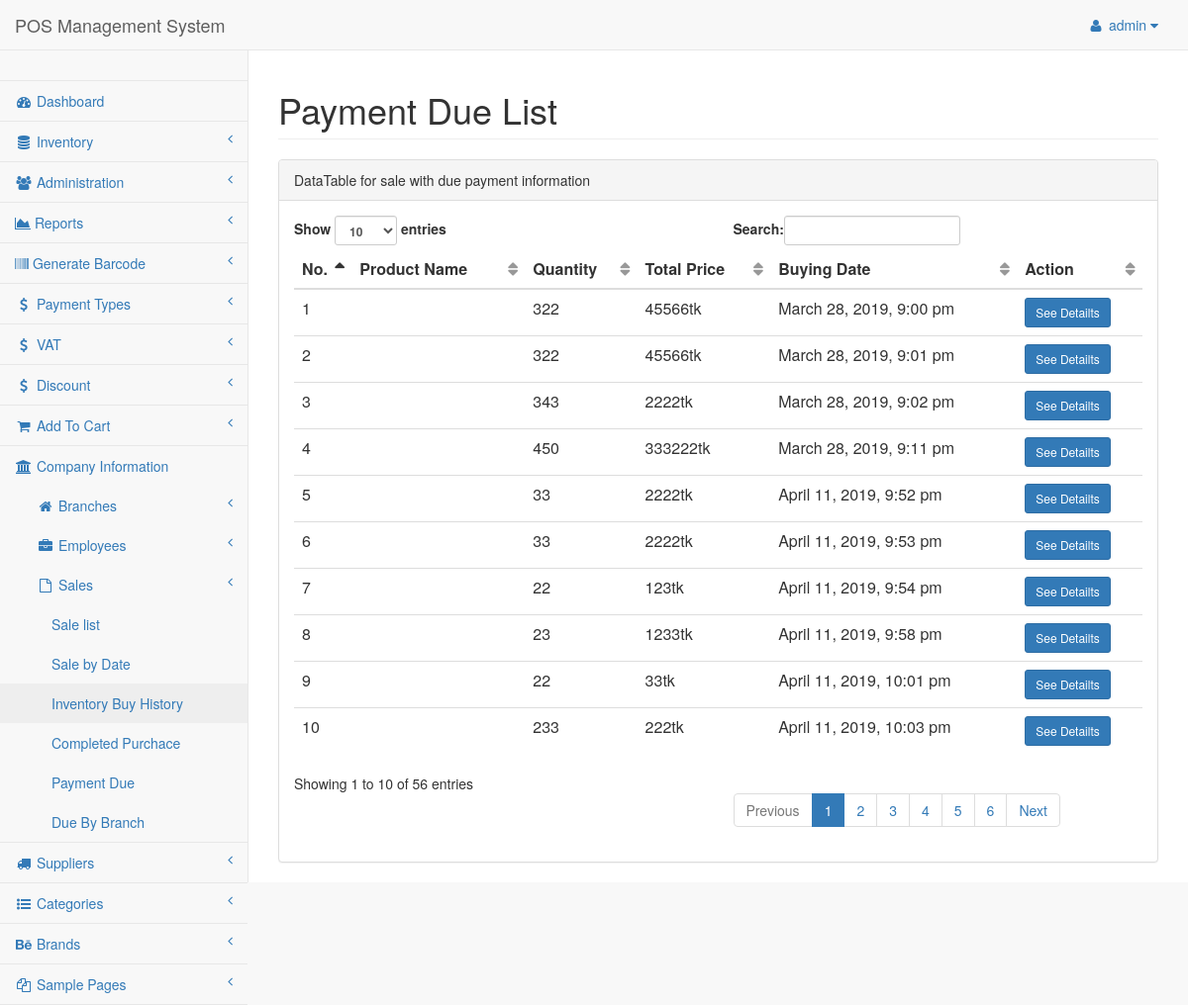
Screenshot of /admin/pages/buyhistory.php (signed in) with the database file from the repository.
### tables this page shows
CREATE TABLE `buy_history` (
  `bh_id` int(11) NOT NULL,
  `inventory_id` int(11) NOT NULL,
  `amount` int(11) NOT NULL,
  `total_price` decimal(10,0) NOT NULL,
  `buying_date` datetime NOT NULL DEFAULT CURRENT_TIMESTAMP
);

### lib/Session.php (called while the page is built, shortened)
<?php
class Session{
 public static function get($key){
  if (isset($_SESSION[$key])) {
   return $_SESSION[$key];
  } else {
   return false;
  }
 }
}
?>

### class/Company.php (called while the page is built, shortened)
<?php
$filepath = realpath(dirname(__FILE__));
include_once ($filepath."/../lib/Database.php");
include_once ($filepath."/../helpers/Format.php");
?>
<?php
class Company {
  private $db;
  function __construct(){
    $this->db = new Database();
  }
  public function getBuyHistory() {
    $query = "SELECT * FROM buy_history";
    $getQuery = $this->db->select($query);
    return $getQuery;
  }
}

### lib/Database.php (called while the page is built, shortened)
<?php
Class Database{
 public $host   = DB_HOST;
 public $user   = DB_USER;
 public $pass   = DB_PASS;
 public $dbname = DB_NAME;
 public $link;
private function connectDB(){
 $this->link = new mysqli($this->host, $this->user, $this->pass,
  $this->dbname);
 }
public function select($query){
  $result = $this->link->query($query) or
   die($this->link->error.__LINE__);
  if($result->num_rows > 0){
    return $result;
  } else {
    return false;
  }
 }
}

### class/Product.php (called while the page is built, shortened)
<?php
$filepath = realpath(dirname(__FILE__));
include_once ($filepath."/../lib/Database.php");
include_once ($filepath."/../helpers/Format.php");
?>
<?php
class Product{
  private $db;
public function __construct(){
    $this->db = new Database();
  }
public function getPdById($id){
  $query = "SELECT * FROM tbl_inventory WHERE inventId = '$id'";
  $result = $this->db->select($query);
  return $result;
}
}
?>

### helpers/Format.php (called while the page is built, shortened)
<?php
class Format{
 public function formatDate($date){
  return date('F j, Y, g:i a', strtotime($date));
 }
}
?>

### admin/pages/buyhistory.php (the view, shortened to what this page needs)
<?php
  include "../inc/header.php";
  include "../inc/nav.php";
  include "../inc/sider.php";
?>
        <div id="page-wrapper">
            <div class="row">
                <div class="col-lg-12">
                    <h1 class="page-header">Payment Due List</h1>
                </div>
            </div>
            <div class="row">
                <div class="col-lg-12">
                    <div class="panel panel-default">
                        <div class="panel-heading">
                            DataTable for sale with due payment information
                        </div>
                        <div class="panel-body">
                            <div class="table-responsive">
                                <table class="table table-hover" id="dataTables-example">
                                    <thead>
                                        <tr>
                                            <th>No.</th>
                                            <th>Product Name</th>
                                            <th>Quantity</th>
                                            <th>Total Price</th>
                                            <th>Buying Date</th>
                                            <th>Action</th>
                                        </tr>
                                    </thead>
                                    <tbody>
                                      <?php
                                        $getBuyHistory = $com->getBuyHistory();
                                        if ($getBuyHistory) {
                                          $i = 0;
                                          while ($result = $getBuyHistory->fetch_assoc()) {
                                            $i++;
                                      ?>
                                          <tr>
                                              <td><?php echo $i; ?></td>
                                            <?php
                                              $id = $result['inventory_id'];
                                              $getPd = $pd->getPdById($id);
                                              if ($getPd) {
                                                while($cus = $getPd->fetch_assoc()) {
                                            ?>
                                              <td><?= $cus['pdName']; ?></td>
                                            <?php } }else{
                                              echo "<td></td>";
                                            } ?>
                                              <td><?= $result['amount']; ?></td>
                                              <td><?= $result['total_price']; ?>tk</td>
                                              <td><?php echo $fm->formatDate($result['buying_date']); ?></td>
                                              <td>
                                                <a href="#">
                                                  <button type="button" class="btn btn-primary btn-sm"> See Detailts</button>
                                                </a>
                                              </td>
                                          </tr>
                                    <?php } } ?>
                                    </tbody>
                                </table>
                            </div>
                        </div>
                      </div>
                  </div>
              </div>
          </div>
      </div>
  </body>
  </html>

### admin/inc/header.php (shortened to what this page needs)
<?php
  include_once '../../lib/Session.php';
  include_once '../../lib/Database.php';
  include_once '../../helpers/Format.php';
  $fm = new Format();
  $com = new Company();
  $pd  = new Product();
  $aStatus = Session::get("adminStatus");
?>
<!DOCTYPE html>
<html lang="en">
<head>
    <link href="../vendor/bootstrap/css/bootstrap.min.css" rel="stylesheet">
    <link href="../vendor/metisMenu/metisMenu.min.css" rel="stylesheet">
    <link href="../dist/css/sb-admin-2.css" rel="stylesheet">
    <link href="../vendor/morrisjs/morris.css" rel="stylesheet">
    <link href="../vendor/datatables-responsive/dataTables.responsive.css" rel="stylesheet">
    <link href="../vendor/font-awesome/css/font-awesome.min.css" rel="stylesheet" type="text/css">
	<link rel="stylesheet" type="text/css" href="https://cdnjs.cloudflare.com/ajax/libs/bootstrap-sweetalert/1.0.1/sweetalert.css">
		<link rel="stylesheet" type="text/css" href="https://cdnjs.cloudflare.com/ajax/libs/sweetalert/1.1.3/sweetalert.css">
</head>
<body>

### admin/inc/nav.php (shortened to what this page needs)
<div id="wrapper">
  <nav class="navbar navbar-default navbar-static-top" role="navigation" style="margin-bottom: 0">
      <div class="navbar-header">
          <a class="navbar-brand" href="index.html">POS Management System</a>
      </div>
      <ul class="nav navbar-top-links navbar-right">
          <li class="dropdown">
              <a class="dropdown-toggle" data-toggle="dropdown" href="#">
                  <i class="fa fa-user fa-fw"></i> <?=Session::get("adminName")?> <i class="fa fa-caret-down"></i>
              </a>
          </li>
      </ul>

### admin/inc/sider.php (shortened to what this page needs)
<div class="navbar-default sidebar" role="navigation">
    <div class="sidebar-nav navbar-collapse">
        <ul class="nav" id="side-menu">
            <li class="sidebar-search">
            </li>
            <li>
                <a href="index.php"><i class="fa fa-dashboard fa-fw"></i> Dashboard</a>
            </li>
            <li>
                <a href="#"><i class="fa fa-database fa-fw"></i> Inventory<span class="fa arrow"></span></a>
            </li>
            <?php
              if ($aStatus <= 1) {
            ?>
            <li>
                <a href="#"><i class="fa fa-group fa-fw"></i> Administration<span class="fa arrow"></span></a>
            </li>
            <?php } ?>
            <?php
              if ($aStatus <= 1) {
            ?>
			<li>
                <a href="#"><i class="fa fa-area-chart"></i> Reports <span class="fa arrow"></span></a>
			<li>
                <a href="#"><i class="fa fa-barcode"></i> Generate Barcode<span class="fa arrow"></span></a>
            </li>
            <li>
                <a href="#"><i class="fa fa-dollar fa-fw"></i> Payment Types<span class="fa arrow"></span></a>
            </li>
            <li>
                <a href="#"><i class="fa fa-dollar fa-fw"></i> VAT<span class="fa arrow"></span></a>
            </li>
            <li>
                <a href="#"><i class="fa fa-dollar fa-fw"></i> Discount<span class="fa arrow"></span></a>
            </li>
             <?php } ?>
             <?php if ($aStatus != 2) {
          ?>
            <li>
                <a href="carts.php"><i class="fa fa-shopping-cart fa-fw"></i> Add To Cart<span class="fa arrow"></span></a>
            </li>
            <?php } ?>
            <li>
                <a href="company.php"><i class="fa fa-institution fa-fw"></i> Company Information</a>
                <ul class="nav nav-second-level">
                    <?php
                    if ($aStatus <= 1) {
                  ?>
                  <li>
                      <a href="#"><i class="fa fa-home fa-fw"></i> Branches<span class="fa arrow"></span></a>
                  </li>
                  <li>
                      <a href="#"><i class="fa fa-briefcase fa-fw"></i> Employees<span class="fa arrow"></span></a>
                </li>
                <li>
                    <a href="#"><i class="fa fa-file-o fa-fw"></i> Sales<span class="fa arrow"></span></a>
                    <ul class="nav nav-third-level">
                        <li>
                            <a href="salelist.php">Sale list</a>
                        </li>
                        <li>
                            <a href="saleperday.php">Sale by Date</a>
                        </li>
                        <li>
                            <a href="buyhistory.php">Inventory Buy History</a>
                        </li>
                        <li>
                            <a href="complist.php">Completed Purchace</a>
                        </li>
                        <li>
                            <a href="duelist.php">Payment Due</a>
                        </li>
                        <li>
                            <a href="duebybranch.php">Due By Branch</a>
                        </li>
                  </ul>
              </li>
              <?php } ?>
            </ul>
          </li>
        <?php
            if ($aStatus <= 1) {
          ?>
            <li>
                <a href="#"><i class="fa fa-truck fa-fw"></i> Suppliers<span class="fa arrow"></span></a>
            </li>
            <li>
                <a href="#"><i class="fa fa-list-ul fa-fw"></i> Categories<span class="fa arrow"></span></a>
            </li>
            <li>
                <a href="#"><i class="fa fa-behance fa-fw"></i> Brands<span class="fa arrow"></span></a>
            </li>
            <li>
                <a href="#"><i class="fa fa-files-o fa-fw"></i> Sample Pages<span class="fa arrow"></span></a>
            </li>
            <?php } ?>
        </ul>
    </div>
</div>
</nav>

### rows the page displays
buy_history: amount "322", total_price "45566", buying_date "March 28, 2019, 9:00 pm"
buy_history: amount "322", total_price "45566", buying_date "March 28, 2019, 9:01 pm"
buy_history: amount "343", total_price "2222", buying_date "March 28, 2019, 9:02 pm"
buy_history: amount "450", total_price "333222", buying_date "March 28, 2019, 9:11 pm"
buy_history: amount "33", total_price "2222", buying_date "April 11, 2019, 9:52 pm"
buy_history: amount "33", total_price "2222", buying_date "April 11, 2019, 9:53 pm"
buy_history: amount "22", total_price "123", buying_date "April 11, 2019, 9:54 pm"
buy_history: amount "23", total_price "1233", buying_date "April 11, 2019, 9:58 pm"
buy_history: amount "22", total_price "33", buying_date "April 11, 2019, 10:01 pm"
buy_history: amount "233", total_price "222", buying_date "April 11, 2019, 10:03 pm"

### other values shown
Session::get("adminName") "admin"
